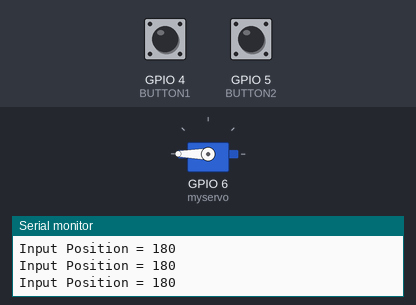
The sketch below on a simulated ESP32. Parts: servo, the last lines printed to the serial monitor. The inputs (shaded band) are chosen by the test bench; at power-on: GPIO 4 (BUTTON1) HIGH, GPIO 5 (BUTTON2) HIGH.

Above: at 1.2 s.
1.3 s: GPIO 4 (BUTTON1) pulled LOW for 0.15 s
At 1.4 s:
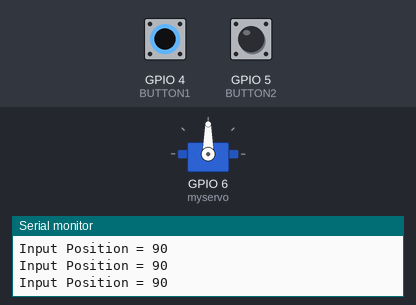
2.9 s: GPIO 5 (BUTTON2) pulled LOW for 0.15 s
At 3.01 s:
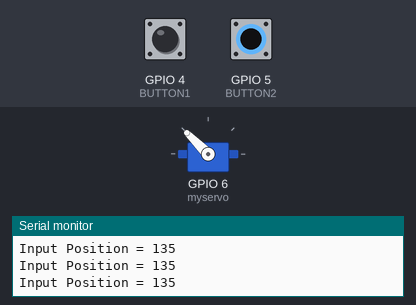
4.5 s: GPIO 4 (BUTTON1) pulled LOW for 1 s
At 6.3 s:
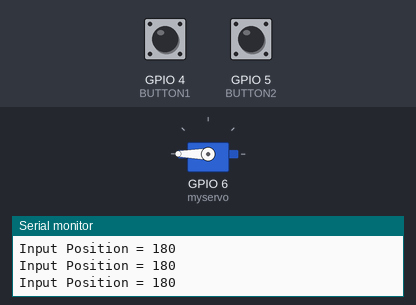
8.5 s: GPIO 4 (BUTTON1) pulled LOW for 3.2 s
At 9.7 s:
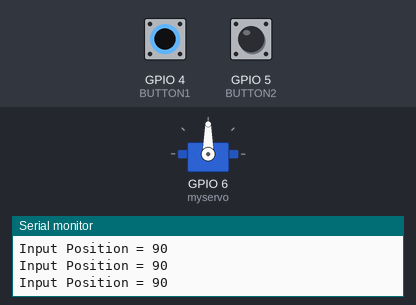
14.7 s: GPIO 5 (BUTTON2) pulled LOW for 3.2 s
At 15.8 s:
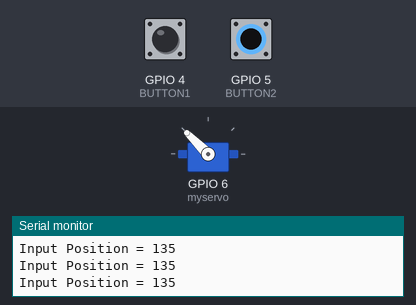
20.9 s: GPIO 4 (BUTTON1) driven LOW and GPIO 5 (BUTTON2) driven LOW
At 21.9 s:
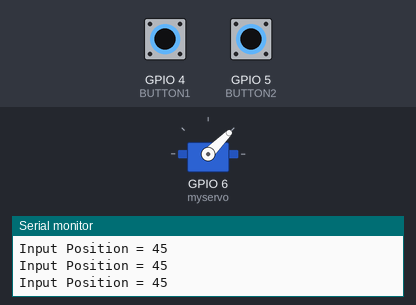
Timing chart, 0 to 23.4 s (numbered marks = the images above; inputs shaded):
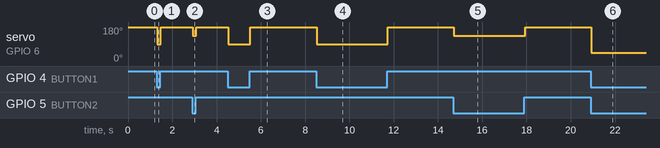

Measured:
- after the input at 1.3 s, servo on GPIO 6 (myservo): 180° → 90° at once, → 180° 0.16 s later
- after the input at 2.9 s, servo on GPIO 6 (myservo): 180° → 135° at once, → 180° 0.15 s later
- after the input at 4.5 s, servo on GPIO 6 (myservo): 180° → 90° at once, → 180° 1.0 s later
- after the input at 8.5 s, servo on GPIO 6 (myservo): 180° → 90° at once, → 180° 3.2 s later
- after the input at 14.7 s, servo on GPIO 6 (myservo): 180° → 135° at once, → 180° 3.2 s later
- after the input at 20.9 s, servo on GPIO 6 (myservo): 180° → 45° at once

The sketch:

servo_angles.ino
```cpp
#include <ESP32Servo.h>

#define BUTTON1 4
#define BUTTON2 5

Servo myservo;


void setup() {
  // put your setup code here, to run once:
  pinMode(BUTTON1, INPUT_PULLUP);
  pinMode(BUTTON2, INPUT_PULLUP);
  myservo.attach(6);
  Serial.begin(11520);


}

void loop() {
  // put your main code here, to run repeatedly:

  if (!digitalRead(BUTTON1)) {
    if (!digitalRead(BUTTON2)) {
       Serial.println("Input Position = 45");
       myservo.write(45);
    } else {
       Serial.println("Input Position = 90");
       myservo.write(90);

    }
  } else if (digitalRead(BUTTON1)) {

     if (!digitalRead(BUTTON2)) {
       Serial.println("Input Position = 135");
       myservo.write(135);
    } else {
       Serial.println("Input Position = 180");
       myservo.write(180);
    }


  }

}
```
